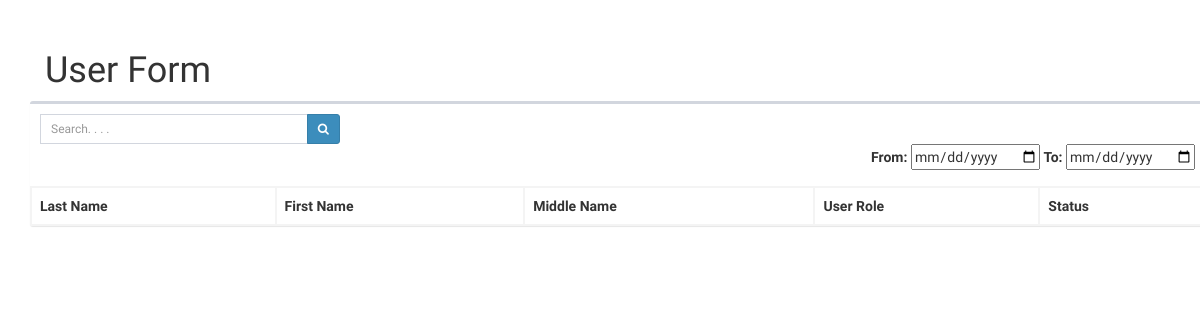
/FinalProject/user.php, run on an earlier commit of the app's database.
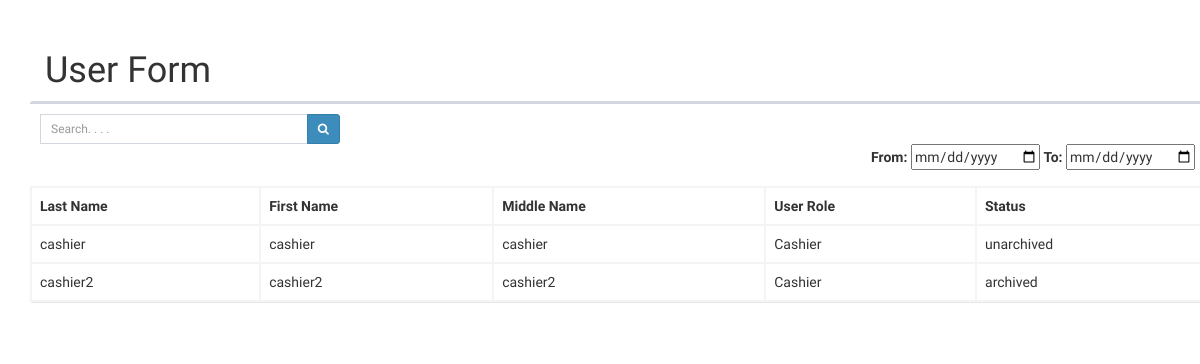
And on a later commit of the database.
### tables this page shows
CREATE TABLE `tbl_useraccounts` (
  `col_useraccountsid` int(11) NOT NULL,
  `col_user` varchar(20) NOT NULL,
  `col_password` varchar(20) NOT NULL,
  `col_lastname` varchar(50) NOT NULL,
  `col_firstname` varchar(50) NOT NULL,
  `col_middlename` varchar(50) NOT NULL,
  `col_address` varchar(50) NOT NULL,
  `col_dateofbirth` date NOT NULL,
  `col_gender` varchar(50) NOT NULL,
  `col_contactnum` varchar(50) NOT NULL,
  `col_usertypeid` int(11) NOT NULL,
  `col_status` varchar(50) NOT NULL
);

CREATE TABLE `tbl_usertype` (
  `col_usertypeid` int(11) NOT NULL,
  `col_userrole` varchar(25) NOT NULL
);

### FinalProject/Controller/user.php (the view, shortened to what this page needs)
<?php
function view_user()
{
	$db = mysqli_connect('localhost', 'root','','db_poshconceptstorefinal');
					$result = mysqli_query($db,"SELECT * from tbl_useraccounts u
					inner join tbl_usertype b on u.col_usertypeid = b.col_usertypeid
					");
						while ($row = mysqli_fetch_assoc($result))
						 {
							$Lname = 	$row['col_lastname'];
							$Fname= 	$row['col_firstname'];
							$Mname= 	$row['col_middlename'];
							$usertype = $row['col_userrole'];
							$status= 	$row['col_status'];
							echo '<tr class="odd gradeX">
									<td>'.$Lname.'</td>
									<td>'.$Fname.'</td>
									<td>'.$Mname.'</td>
									<td>'.$usertype.'</td>
									<td>'.$status.'</td>
								</tr>';
						 }
						}
?>

### FinalProject/user.php (shortened to what this page needs)
<!DOCTYPE html>
<html>
  <head>
    <link rel="stylesheet" href="../../bootstrap/css/bootstrap.min.css">
    <link rel="stylesheet" href="https://maxcdn.bootstrapcdn.com/font-awesome/4.4.0/css/font-awesome.min.css">
    <link rel="stylesheet" href="https://code.ionicframework.com/ionicons/2.0.1/css/ionicons.min.css">
    <link rel="stylesheet" href="../../datatables/dataTables.bootstrap.css">
    <link rel="stylesheet" href="../../dist/css/AdminLTE.min.css">
    <link rel="stylesheet" href="../../dist/css/skins/_all-skins.min.css">
  </head>
  <body class="hold-transition skin-blue sidebar-mini">
<div class="container">
        <section class="content-header">
        </section>
        <section class="content">
		       <h1> User Form </h1>
                   <div class="row">
            <div class="col-xs-16">
              <div class="box">
                <div class="box-body">
                    <div class="input-group" style="width: 300px;" align="right" >
                      <input type="text" name="table_search" class="form-control input-sm pull-right" placeholder="Search. . . .">
                      <div class="input-group-btn">
                        <button class="btn btn-sm btn-primary"><i class="fa fa-search"></i></button>
                      </div>
                    </div>
							<div class="panel_body" align="right">
			<b>From:</b>
			<input type="date" name="" value="">
			<b>To:</b>
			<input type="date" name="" value="">
               </div>
			   </div>
			   <table id="example2" class="table table-bordered table-hover">
									<tr>
                                <tbody>
                                            <th>Last Name</th>
											<th>First Name</th>
											<th>Middle Name</th>
                                            <th>User Role</th>
                                            <th> Status</th>
											 <?php
									require '../../Controller/user.php'
									?>
                                    <?php
                                    view_user();
                                    ?>
                                    </tbody>
									</tr>
									</table>
                </div>
              </div>
            </div>
          </div>
  </body>
</html>

What changed in the data, as far as the page shows it:
added tbl_useraccounts: col_lastname "cashier", col_firstname "cashier", col_middlename "cashier", col_usertypeid.col_userrole "Cashier", col_status "unarchived"
added tbl_useraccounts: col_lastname "cashier2", col_firstname "cashier2", col_middlename "cashier2", col_usertypeid.col_userrole "Cashier", col_status "archived"
